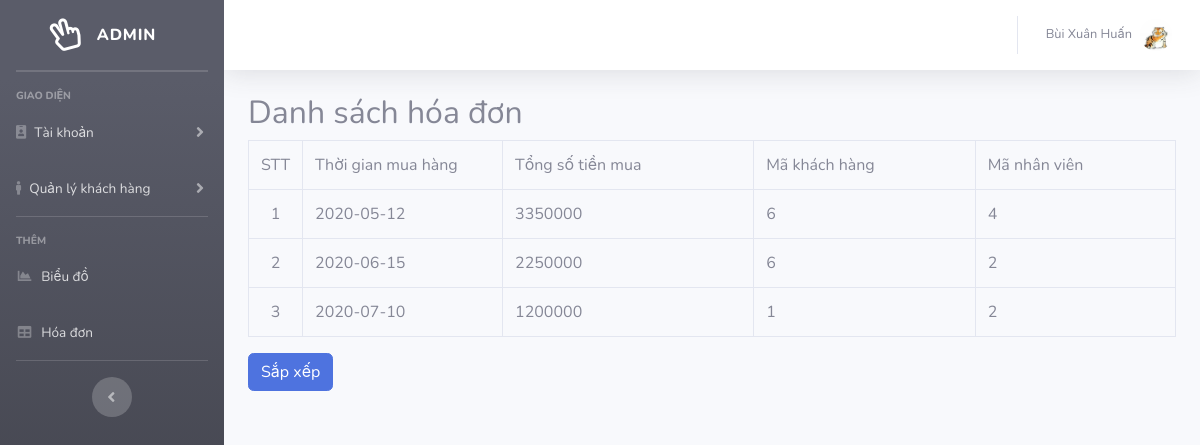
Page /admin/index.php?controller=bills/list&act=sort (signed in) on the committed database.
### tables this page shows
CREATE TABLE `bill` (
	`id` int(11) AUTO_INCREMENT,
	`time` date ,
	`totalAmount` int(11),
	`idClient` int(11),
	`idStaff` int(11),
	`updated` timestamp ON UPDATE CURRENT_TIMESTAMP(),
	primary key (`id`)
);

### admin/controllers/bills/listController.php (called while the page is built, shortened)
<?php
	class listBills extends Controller{
		public function __construct(){
			$act = isset($_GET["act"]) ? $_GET["act"] :"";
			switch ($act) {
				case 'sort':
					$data=$this->Model->fetch("select * from bill order by totalAmount desc ");
					break;
				}
			include "views/bills/listView.php";
		}
	}
	new listBills();
?>

### config/Controller.php (called while the page is built, shortened)
<?php
	class Controller {
		public function __construct(){
			$this->Model = new Model();
		}
	}

### config/Model.php (called while the page is built, shortened)
<?php
	class Model {
		public function fetch($sql){
			global $con;
			$result = mysqli_query($con,$sql);
			$arr = array();
			while($rows = mysqli_fetch_array($result))
				$arr[] = $rows;
			return $arr;
		}
}

### admin/views/bills/listView.php (the view)
<div class="row">
	<div class="col-lg-12">
		<h2 class="page-header">
			Danh sách hóa đơn
		</h2>
	</div>
</div>
<table class="table table-bordered table-hover">
	<tr>
		<td width="50px;">STT</td>
		<td width="200px;">Thời gian mua hàng</td>
		<td>Tổng số tiền mua</td>
		<td>Mã khách hàng</td>
		<td>Mã nhân viên</td>
	</tr>
	<?php
		$stt=0;
		foreach ($data as $value) {
		 	$stt++;
	 ?>
	 <tr>
	 	<td style="text-align: center;"><?php echo $stt; ?></td>
	 	<td><?php echo $value["time"] ?></td>
	 	<td><?php echo $value["totalAmount"] ?></td>
	 	<td><?php echo $value["idClient"] ?></td>
	 	<td><?php echo $value["idStaff"] ?></td>
	 </tr>
	<?php } ?>
</table>
<a href="index.php?controller=bills/list&act=sort" class="btn btn-primary">
	Sắp xếp
</a>

### rows in the picture
bill: time "2020-05-12", totalAmount "3350000", idClient "6", idStaff "4"
bill: time "2020-06-15", totalAmount "2250000", idClient "6", idStaff "2"
bill: time "2020-07-10", totalAmount "1200000", idClient "1", idStaff "2"

### other values in the picture
$_SESSION["name"] "Bùi Xuân Huấn"
